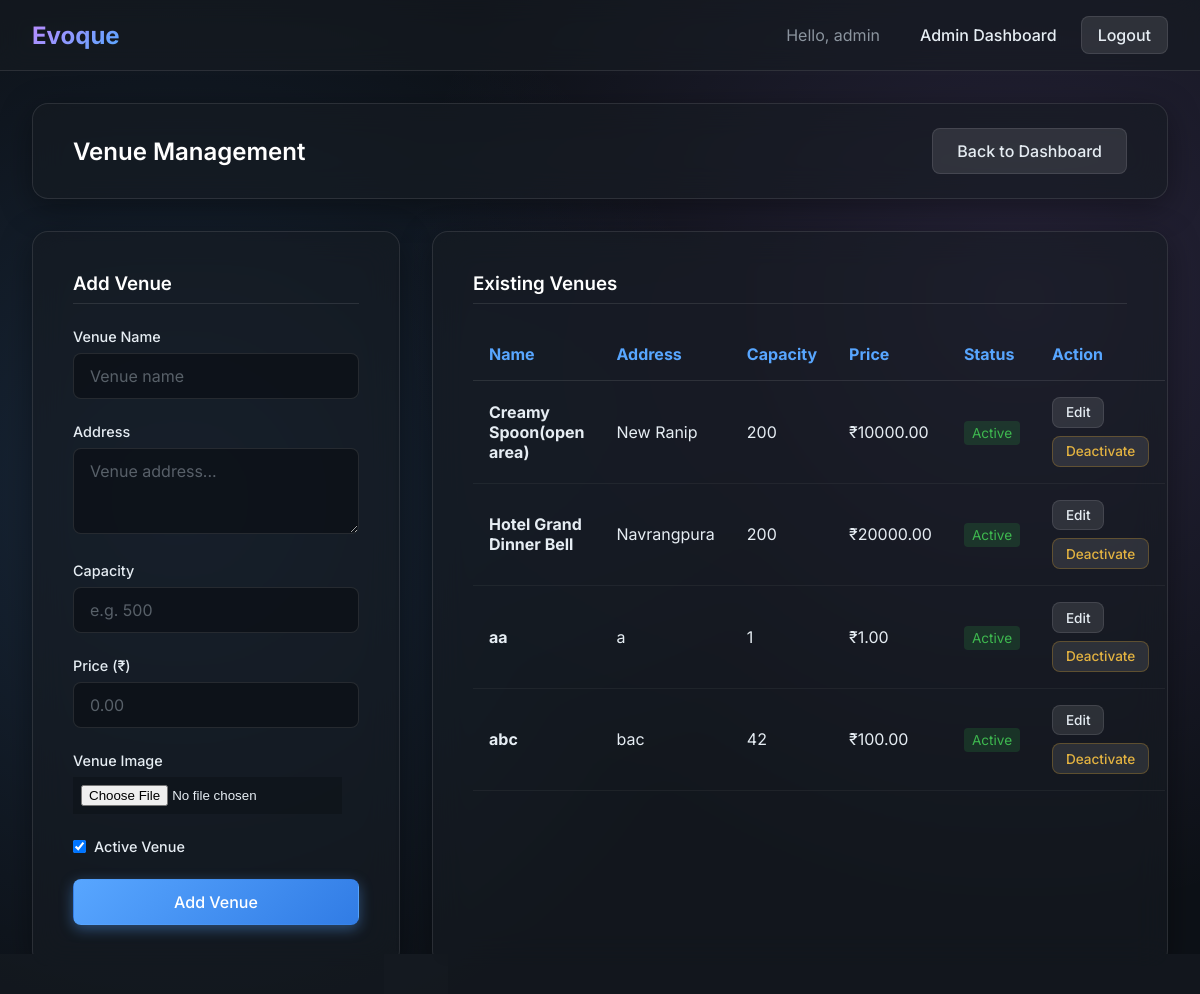
Page /admin-panel/venues/ (signed in) on the committed database.
### core/models.py (models this page shows, shortened)
class Venue(models.Model):
    name=models.CharField(max_length=50)
    address=models.TextField()
    capacity=models.PositiveIntegerField()
    price=models.DecimalField(max_digits=10, decimal_places=2)
    status=models.BooleanField(default=True)
    image=models.ImageField(upload_to='venues/',null=True,blank=True)

### core/views.py (the view, shortened to what this page needs)
# urls.py: path('admin-panel/venues/', views.adminVenuesView, name='adminVenues'),
@login_required
def adminVenuesView(request):
    profile = UserProfile.objects.get(user=request.user)
    if profile.role != 'ADMIN':
        return redirect('login')
    venues = Venue.objects.all().order_by('name')
    return render(
        request,
        'adminVenues.html',
        {'venues': venues}
    )

### core/templates/adminVenues.html (shortened to what this page needs)
{% extends 'base.html' %}
{% block content %}
<div class="glass-panel" style="margin-bottom: 2rem; padding: 1.5rem 2.5rem; display: flex; justify-content: space-between; align-items: center;">
    <h2 style="margin: 0;">Venue Management</h2>
    <a href="{% url 'adminDashboard' %}" class="btn btn-secondary">Back to Dashboard</a>
</div>
<div style="display: grid; grid-template-columns: 1fr 2fr; gap: 2rem;">
    <div class="glass-panel" style="height: fit-content;">
        <h3 style="border-bottom: 1px solid var(--glass-border); padding-bottom: 0.5rem; margin-bottom: 1.5rem;">Add Venue</h3>
        <form method="post" enctype="multipart/form-data">
            <div class="form-group">
                <label>Venue Name</label>
                <input type="text" name="name" placeholder="Venue name" required>
            </div>
            <div class="form-group">
                <label>Address</label>
                <textarea name="address" placeholder="Venue address..." rows="3" required></textarea>
            </div>
            <div class="form-group">
                <label>Capacity</label>
                <input type="number" name="capacity" min="1" placeholder="e.g. 500" required>
            </div>
            <div class="form-group">
                <label>Price (₹)</label>
                <input type="number" name="price" step="0.01" min="0" placeholder="0.00" required>
            </div>
            <div class="form-group">
                <label>Venue Image</label>
                <input type="file" name="image" required style="padding: 0.5rem; background: rgba(0,0,0,0.2);">
            </div>
            <div class="form-group" style="display: flex; align-items: center; gap: 0.5rem;">
                <input type="checkbox" name="status" id="status" checked style="width: auto;">
                <label for="status" style="margin: 0;">Active Venue</label>
            </div>
            <button type="submit" class="btn btn-primary btn-block">Add Venue</button>
        </form>
    </div>
    <div class="glass-panel" style="overflow-x: auto;">
        <h3 style="border-bottom: 1px solid var(--glass-border); padding-bottom: 0.5rem; margin-bottom: 1.5rem;">Existing Venues</h3>
        {% if venues %}
        <table style="width: 100%; border-collapse: collapse; text-align: left;">
            <thead>
                <tr style="border-bottom: 1px solid var(--glass-border);">
                    <th style="padding: 1rem; color: var(--primary-accent);">Name</th>
                    <th style="padding: 1rem; color: var(--primary-accent);">Address</th>
                    <th style="padding: 1rem; color: var(--primary-accent);">Capacity</th>
                    <th style="padding: 1rem; color: var(--primary-accent);">Price</th>
                    <th style="padding: 1rem; color: var(--primary-accent);">Status</th>
                    <th style="padding: 1rem; color: var(--primary-accent);">Action</th>
                </tr>
            </thead>
            <tbody>
                {% for venue in venues %}
                <tr style="border-bottom: 1px solid rgba(255,255,255,0.05); transition: background 0.2s;">
                    <td style="padding: 1rem;"><strong>{{ venue.name }}</strong></td>
                    <td style="padding: 1rem;">{{ venue.address }}</td>
                    <td style="padding: 1rem;">{{ venue.capacity }}</td>
                    <td style="padding: 1rem;">₹{{ venue.price }}</td>
                    <td style="padding: 1rem;">
                        <span style="padding: 0.25rem 0.5rem; border-radius: 4px; font-size: 0.85rem;
                            {% if venue.status %}background: rgba(46,160,67,0.2); color: #3fb950;
                            {% else %}background: rgba(248,81,73,0.2); color: #ff7b72;
                            {% endif %}">
                            {% if venue.status %}Active{% else %}Inactive{% endif %}
                        </span>
                    </td>
                    <td style="padding: 1rem; display: flex; gap: 0.5rem; flex-wrap: wrap;">
                        <a href="{% url 'adminVenueEdit' venue.id %}" class="btn btn-secondary" style="padding: 0.4rem 0.8rem; font-size: 0.85rem;">Edit</a>
                        <form method="post" action="{% url 'adminVenueToggle' venue.id %}" style="margin: 0;">
                            {% if venue.status %}
                                <button type="submit" class="btn btn-secondary" style="padding: 0.4rem 0.8rem; font-size: 0.85rem; color: #e3b341; border-color: rgba(210,153,34,0.3);">Deactivate</button>
                            {% else %}
                                <button type="submit" class="btn btn-secondary" style="padding: 0.4rem 0.8rem; font-size: 0.85rem; color: #3fb950; border-color: rgba(46,160,67,0.3);">Activate</button>
                            {% endif %}
                        </form>
                    </td>
                </tr>
                {% endfor %}
            </tbody>
        </table>
        {% else %}
        <div style="text-align: center; padding: 2rem;">
            <p>No venues yet.</p>
        </div>
        {% endif %}
    </div>
</div>
{% endblock %}

### core/templates/base.html (shortened to what this page needs)
<!DOCTYPE html>
<html lang="en">
<head>
    {% load static %}
    <link rel="stylesheet" href="{% static 'css/styles.css' %}">
</head>
<body>
    <nav class="navbar">
        <a href="/" class="navbar-brand">Evoque</a>
        <div class="nav-links">
            {% if request.user.is_authenticated %}
                <span style="color: var(--text-muted); margin-right: 1rem;">Hello, {{ request.user.username }}</span>
                {% if request.user.is_superuser %}
                    <a href="{% url 'adminDashboard' %}">Admin Dashboard</a>
                {% elif request.user.userprofile.role == 'CUSTOMER' %}
                    <a href="{% url 'customerDashboard' %}">Dashboard</a>
                {% elif request.user.userprofile.role == 'PROVIDER' %}
                    <a href="{% url 'providerDashboard' %}">Dashboard</a>
                {% endif %}
                <a href="{% url 'logout' %}" class="btn btn-secondary" style="padding: 0.5rem 1rem;">Logout</a>
            {% else %}
                <a href="{% url 'login' %}">Login</a>
                <a href="{% url 'customerRegister' %}" class="btn btn-primary" style="padding: 0.5rem 1rem;">Sign Up</a>
            {% endif %}
        </div>
    </nav>
    <div class="container">
        {% block content %}{% endblock %}
    </div>
</body>
</html>

### static/css/styles.css (style rules this page uses)
:root { --bg-color: #0d1117; --text-color: #e6edf3; --text-muted: #8b949e; --primary-accent: #58a6ff; --secondary-accent: #bc8cff; --success: #2ea043; --danger: #f85149; --glass-bg: rgba(22, 27, 34, 0.6); --glass-border: rgba(255, 255, 255, 0.1); --glass-shadow: 0 8px 32px 0 rgba(0, 0, 0, 0.37); --font-family: 'Inter', sans-serif; }
* { box-sizing: border-box; margin: 0; padding: 0; }
body { font-family: var(--font-family); background-color: var(--bg-color); color: var(--text-color); min-height: 100vh; display: flex; flex-direction: column; background-image: radial-gradient(circle at 15% 50%, rgba(88, 166, 255, 0.15) 0%, transparent 50%), radial-gradient(circle at 85% 30%, rgba(188, 140, 255, 0.15) 0%, transparent 50%); background-attachment: fixed; }
.container { max-width: 1200px; margin: 0 auto; padding: 2rem; flex-grow: 1; display: flex; flex-direction: column; }
.glass-panel { background: var(--glass-bg); backdrop-filter: blur(16px); -webkit-backdrop-filter: blur(16px); border: 1px solid var(--glass-border); border-radius: 16px; box-shadow: var(--glass-shadow); padding: 2.5rem; transition: transform 0.3s ease, box-shadow 0.3s ease; }
h1, h2, h3, h4, h5, h6 { font-weight: 600; margin-bottom: 1rem; color: #ffffff; }
a { color: var(--primary-accent); text-decoration: none; transition: color 0.2s ease, text-shadow 0.2s ease; }
.form-group { margin-bottom: 1.5rem; }
label { display: block; margin-bottom: 0.5rem; font-weight: 500; color: var(--text-color); font-size: 0.9rem; }
input[type="text"], input[type="password"], input[type="email"], input[type="number"], select, textarea { width: 100%; padding: 0.75rem 1rem; background: rgba(13, 17, 23, 0.8); border: 1px solid var(--glass-border); color: var(--text-color); border-radius: 8px; font-size: 1rem; font-family: var(--font-family); transition: all 0.3s ease; }
input::placeholder, textarea::placeholder { color: rgba(139, 148, 158, 0.6); }
.btn { display: inline-block; font-weight: 500; text-align: center; white-space: nowrap; vertical-align: middle; cursor: pointer; border: 1px solid transparent; padding: 0.75rem 1.5rem; font-size: 1rem; border-radius: 8px; transition: all 0.2s ease-in-out; font-family: var(--font-family); text-decoration: none; }
.btn-primary { color: #ffffff; background: linear-gradient(135deg, var(--primary-accent) 0%, #317ce5 100%); box-shadow: 0 4px 14px rgba(88, 166, 255, 0.4); }
.btn-secondary { color: var(--text-color); background: rgba(255, 255, 255, 0.1); border: 1px solid var(--glass-border); }
.btn-block { display: block; width: 100%; }
.navbar { display: flex; justify-content: space-between; align-items: center; padding: 1rem 2rem; background: var(--glass-bg); backdrop-filter: blur(12px); border-bottom: 1px solid var(--glass-border); position: sticky; top: 0; z-index: 1000; }
.navbar-brand { font-size: 1.5rem; font-weight: 700; background: linear-gradient(135deg, var(--secondary-accent), var(--primary-accent)); -webkit-background-clip: text; -webkit-text-fill-color: transparent; text-decoration: none; }
.nav-links { display: flex; gap: 1.5rem; align-items: center; }
.nav-links a { color: var(--text-color); font-weight: 500; }

### rows in the picture
Venue: name "Creamy Spoon(open area)", address "New Ranip", capacity "200", price "10000.00", status "Active"
Venue: name "Hotel Grand Dinner Bell", address "Navrangpura", capacity "200", price "20000.00", status "Active"
Venue: name "aa", address "a", capacity "1", price "1.00", status "Active"
Venue: name "abc", address "bac", capacity "42", price "100.00", status "Active"

### other values in the picture
{{ request.user.username }} "admin"
